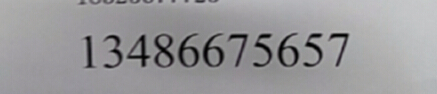
//> input picture text_module/data/digit.jpg, 437 x 94 px
$ ./end_to_end_recognition ../data/digit.jpg   (built with g++ and OpenCV 4)
//> lines starting //> are read from the running program, lines starting //| are printed output that depends on the picture; after the words box and inside, x2 and y2 are one past the last pixel; in counts of white or black regions, pixels touching at a corner belong together
/*
 * textdetection.cpp
 *
 * A demo program of End-to-end Scene Text Detection and Recognition:
 * Shows the use of the Tesseract OCR API with the Extremal Region Filter algorithm described in:
 * Neumann L., Matas J.: Real-Time Scene Text Localization and Recognition, CVPR 2012
 *
 * Created on: Jul 31, 2014
 *     Author: Lluis Gomez i Bigorda <lgomez AT cvc.uab.es>
 */

#include "opencv2/text.hpp"
#include "opencv2/core/utility.hpp"
#include "opencv2/highgui.hpp"
#include "opencv2/imgproc.hpp"

#include <iostream>

using namespace std;
using namespace cv;
using namespace cv::text;

//Calculate edit distance between two words
size_t edit_distance(const string& A, const string& B);
size_t min(size_t x, size_t y, size_t z);
bool   isRepetitive(const string& s);
bool   sort_by_lenght(const string &a, const string &b);
//Draw ER's in an image via floodFill
void   er_draw(vector<Mat> &channels, vector<vector<ERStat> > &regions, vector<Vec2i> group, Mat& segmentation);

//Perform text detection and recognition and evaluate results using edit distance
int main(int argc, char* argv[])
{
    cout << endl << argv[0] << endl << endl;
    cout << "A demo program of End-to-end Scene Text Detection and Recognition: " << endl;
    cout << "Shows the use of the Tesseract OCR API with the Extremal Region Filter algorithm described in:" << endl;
    cout << "Neumann L., Matas J.: Real-Time Scene Text Localization and Recognition, CVPR 2012" << endl << endl;

    Mat image;
    if(argc>1)
        image  = imread(argv[1]);
//> image is the input picture: 94 rows x 437 cols, CV_8UC3; mean B, G, R 154, 152, 152.8
    else
    {
        cout << "    Usage: " << argv[0] << " <input_image> [<gt_word1> ... <gt_wordN>]" << endl;
        return(0);
    }

    cout << "IMG_W=" << image.cols << endl;
//| IMG_W=437
    cout << "IMG_H=" << image.rows << endl;
//| IMG_H=94

    /*Text Detection*/

    // Extract channels to be processed individually
    vector<Mat> channels;

    Mat grey;
    cvtColor(image,grey,COLOR_RGB2GRAY);

    // Notice here we are only using grey channel, see textdetection.cpp for example with more channels
    channels.push_back(grey);
    channels.push_back(255-grey);
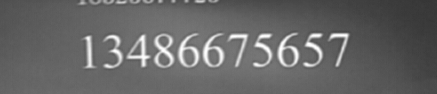
//> channels[1]: 94 rows x 437 cols, CV_8UC1; min 53, max 255, mean 102.3

    double t_d = (double)getTickCount();
    // Create ERFilter objects with the 1st and 2nd stage default classifiers
    Ptr<ERFilter> er_filter1 = createERFilterNM1(loadClassifierNM1("../data/trained_classifierNM1.xml"),8,0.00015f,0.13f,0.2f,true,0.1f);
    Ptr<ERFilter> er_filter2 = createERFilterNM2(loadClassifierNM2("../data/trained_classifierNM2.xml"),0.5);

    vector<vector<ERStat> > regions(channels.size());
//> regions = 2 items
    // Apply the default cascade classifier to each independent channel (could be done in parallel)
    for (int c=0; c<(int)channels.size(); c++)
    {
        er_filter1->run(channels[c], regions[c]);
        er_filter2->run(channels[c], regions[c]);
    }
//> this loop made 2 passes
    cout << "TIME_REGION_DETECTION = " << ((double)getTickCount() - t_d)*1000/getTickFrequency() << endl;

    Mat out_img_decomposition= Mat::zeros(image.rows+2, image.cols+2, CV_8UC1);
    vector<Vec2i> tmp_group;
    for (int i=0; i<(int)regions.size(); i++)
    {
        for (int j=0; j<(int)regions[i].size();j++)
        {
            tmp_group.push_back(Vec2i(i,j));
        }
        Mat tmp= Mat::zeros(image.rows+2, image.cols+2, CV_8UC1);
        er_draw(channels, regions, tmp_group, tmp);
        if (i > 0)
            tmp = tmp / 2;
        out_img_decomposition = out_img_decomposition | tmp;
        tmp_group.clear();
    }
//> this loop made 2 passes
//> pass 2, `er_draw(channels, regions, tmp_group, tmp);`:
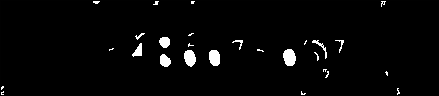
//> tmp: 96 rows x 439 cols, CV_8UC1; min 0, max 255, mean 6.7
//> pass 2, `tmp = tmp / 2;`:
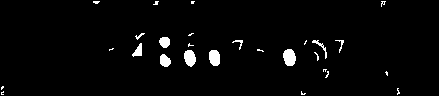
//> tmp: 96 rows x 439 cols, CV_8UC1; values 0 (black) and 128 (white), 2.6% white; 27 white regions (17 under 20 px), largest, box (x1, y1, x2, y2) and area: (283, 49, 296, 66) 175, (184, 50, 196, 67) 154, (209, 50, 220, 66) 151
//> pass 2, `out_img_decomposition = out_img_decomposition | tmp;`:
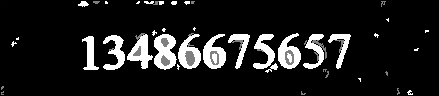
//> out_img_decomposition: 96 rows x 439 cols, CV_8UC1; min 0, max 255, mean 29.1

    double t_g = (double)getTickCount();
    // Detect character groups
    vector< vector<Vec2i> > nm_region_groups;
    vector<Rect> nm_boxes;
    erGrouping(image, channels, regions, nm_region_groups, nm_boxes,ERGROUPING_ORIENTATION_HORIZ);
//> nm_region_groups = 4 items; nm_boxes = 4 Rects (x, y, width, height): [135, 0, 55, 5], [81, 32, 270, 38], [282, 39, 62, 27], [159, 49, 61, 18]
    cout << "TIME_GROUPING = " << ((double)getTickCount() - t_g)*1000/getTickFrequency() << endl;


    /*Text Recognition (OCR)*/

    double t_r = (double)getTickCount();
    Ptr<OCRTesseract> ocr = OCRTesseract::create();
    cout << "TIME_OCR_INITIALIZATION = " << ((double)getTickCount() - t_r)*1000/getTickFrequency() << endl;
    string output;

    Mat out_img;
    Mat out_img_detection;
    Mat out_img_segmentation = Mat::zeros(image.rows+2, image.cols+2, CV_8UC1);
    image.copyTo(out_img);
    image.copyTo(out_img_detection);
    float scale_img  = 600.f/image.rows;
//> scale_img = 6.38
    float scale_font = (float)(2-scale_img)/1.4f;
//> scale_font = -3.13
    vector<string> words_detection;

    t_r = (double)getTickCount();

    for (int i=0; i<(int)nm_boxes.size(); i++)
    {

        rectangle(out_img_detection, nm_boxes[i].tl(), nm_boxes[i].br(), Scalar(0,255,255), 3);

        Mat group_img = Mat::zeros(image.rows+2, image.cols+2, CV_8UC1);
        er_draw(channels, regions, nm_region_groups[i], group_img);
        Mat group_segmentation;
        group_img.copyTo(group_segmentation);
        //image(nm_boxes[i]).copyTo(group_img);
        group_img(nm_boxes[i]).copyTo(group_img);
        copyMakeBorder(group_img,group_img,15,15,15,15,BORDER_CONSTANT,Scalar(0));

        vector<Rect>   boxes;
        vector<string> words;
        vector<float>  confidences;
        ocr->run(group_img, output, &boxes, &words, &confidences, OCR_LEVEL_WORD);

        output.erase(remove(output.begin(), output.end(), '\n'), output.end());
        //cout << "OCR output = \"" << output << "\" lenght = " << output.size() << endl;
        if (output.size() < 3)
            continue;

        for (int j=0; j<(int)boxes.size(); j++)
        {
            boxes[j].x += nm_boxes[i].x-15;
            boxes[j].y += nm_boxes[i].y-15;

            //cout << "  word = " << words[j] << "\t confidence = " << confidences[j] << endl;
            if ((words[j].size() < 2) || (confidences[j] < 51) ||
                    ((words[j].size()==2) && (words[j][0] == words[j][1])) ||
                    ((words[j].size()< 4) && (confidences[j] < 60)) ||
                    isRepetitive(words[j]))
                continue;
            words_detection.push_back(words[j]);
            rectangle(out_img, boxes[j].tl(), boxes[j].br(), Scalar(255,0,255),3);
            Size word_size = getTextSize(words[j], FONT_HERSHEY_SIMPLEX, (double)scale_font, (int)(3*scale_font), NULL);
            rectangle(out_img, boxes[j].tl()-Point(3,word_size.height+3), boxes[j].tl()+Point(word_size.width,0), Scalar(255,0,255),-1);
            putText(out_img, words[j], boxes[j].tl()-Point(1,1), FONT_HERSHEY_SIMPLEX, scale_font, Scalar(255,255,255),(int)(3*scale_font));
            out_img_segmentation = out_img_segmentation | group_segmentation;
        }

    }
//> this loop made 4 passes
//> pass 1, `copyMakeBorder(group_img,group_img,15,15,15,15,BORDER_CONSTANT,Scalar(..`:
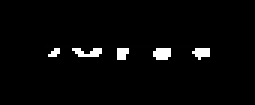
//> group_img: 35 rows x 85 cols, CV_8UC1 (shown 3 times larger); min 0, max 255, mean 6.9
//> pass 2, `group_img(nm_boxes[i]).copyTo(group_img);`:
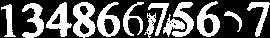
//> group_img: 38 rows x 270 cols, CV_8UC1; 37.6% white; 13 white regions, largest, box (x1, y1, x2, y2) and area: (73, 2, 96, 38) 517, (197, 1, 220, 37) 415, (46, 2, 72, 37) 408
//> after the loop:
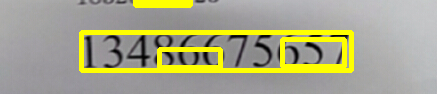
//> out_img_detection: 94 rows x 437 cols, CV_8UC3; 12.19% of pixels changed, all inside (x1, y1, x2, y2) = (79, 0, 354, 73)
//> after the loop: out_img_segmentation: 96 rows x 439 cols, CV_8UC1; every value is 0
//> after the loop, words_detection = 0 items

    cout << "TIME_OCR = " << ((double)getTickCount() - t_r)*1000/getTickFrequency() << endl;


    /* Recognition evaluation with (approximate) hungarian matching and edit distances */

    if(argc>2)
    {
        int num_gt_characters   = 0;
        vector<string> words_gt;
        for (int i=2; i<argc; i++)
        {
            string s = string(argv[i]);
            if (s.size() > 0)
            {
                words_gt.push_back(string(argv[i]));
                //cout << " GT word " << words_gt[words_gt.size()-1] << endl;
                num_gt_characters += (int)(words_gt[words_gt.size()-1].size());
            }
        }

        if (words_detection.empty())
        {
            //cout << endl << "number of characters in gt = " << num_gt_characters << endl;
            cout << "TOTAL_EDIT_DISTANCE = " << num_gt_characters << endl;
            cout << "EDIT_DISTANCE_RATIO = 1" << endl;
        }
        else
        {

            sort(words_gt.begin(),words_gt.end(),sort_by_lenght);

            int max_dist=0;
            vector< vector<int> > assignment_mat;
            for (int i=0; i<(int)words_gt.size(); i++)
            {
                vector<int> assignment_row(words_detection.size(),0);
                assignment_mat.push_back(assignment_row);
                for (int j=0; j<(int)words_detection.size(); j++)
                {
                    assignment_mat[i][j] = (int)(edit_distance(words_gt[i],words_detection[j]));
                    max_dist = max(max_dist,assignment_mat[i][j]);
                }
            }

            vector<int> words_detection_matched;

            int total_edit_distance = 0;
            int tp=0, fp=0, fn=0;
            for (int search_dist=0; search_dist<=max_dist; search_dist++)
            {
                for (int i=0; i<(int)assignment_mat.size(); i++)
                {
                    int min_dist_idx =  (int)distance(assignment_mat[i].begin(),
                                        min_element(assignment_mat[i].begin(),assignment_mat[i].end()));
                    if (assignment_mat[i][min_dist_idx] == search_dist)
                    {
                        //cout << " GT word \"" << words_gt[i] << "\" best match \"" << words_detection[min_dist_idx] << "\" with dist " << assignment_mat[i][min_dist_idx] << endl;
                        if(search_dist == 0)
                            tp++;
                        else { fp++; fn++; }

                        total_edit_distance += assignment_mat[i][min_dist_idx];
                        words_detection_matched.push_back(min_dist_idx);
                        words_gt.erase(words_gt.begin()+i);
                        assignment_mat.erase(assignment_mat.begin()+i);
                        for (int j=0; j<(int)assignment_mat.size(); j++)
                        {
                            assignment_mat[j][min_dist_idx]=INT_MAX;
                        }
                        i--;
                    }
                }
            }

            for (int j=0; j<(int)words_gt.size(); j++)
            {
                //cout << " GT word \"" << words_gt[j] << "\" no match found" << endl;
                fn++;
                total_edit_distance += (int)words_gt[j].size();
            }
            for (int j=0; j<(int)words_detection.size(); j++)
            {
                if (find(words_detection_matched.begin(),words_detection_matched.end(),j) == words_detection_matched.end())
                {
                    cout << " Detection word \"" << words_detection[j] << "\" no match found" << endl;
                    fp++;
                    total_edit_distance += (int)words_detection[j].size();
                }
            }


            //cout << endl << "number of characters in gt = " << num_gt_characters << endl;
            cout << "TOTAL_EDIT_DISTANCE = " << total_edit_distance << endl;
            cout << "EDIT_DISTANCE_RATIO = " << (float)total_edit_distance / num_gt_characters << endl;
            cout << "TP = " << tp << endl;
            cout << "FP = " << fp << endl;
            cout << "FN = " << fn << endl;
        }
    }


    // [4 lines of commented-out code are left out]
    namedWindow("recognition",WINDOW_NORMAL);
    imshow("recognition", out_img);
    waitKey(0);
    //imwrite("recognition.jpg", out_img);
    //imwrite("segmentation.jpg", out_img_segmentation);
    //imwrite("decomposition.jpg", out_img_decomposition);

    return 0;
}

// [46 lines left out: functions min, edit_distance, isRepetitive, not called in this run]


void er_draw(vector<Mat> &channels, vector<vector<ERStat> > &regions, vector<Vec2i> group, Mat& segmentation)
{
    for (int r=0; r<(int)group.size(); r++)
    {
        ERStat er = regions[group[r][0]][group[r][1]];
        if (er.parent != NULL) // deprecate the root region
        {
            int newMaskVal = 255;
            int flags = 4 + (newMaskVal << 8) + FLOODFILL_FIXED_RANGE + FLOODFILL_MASK_ONLY;
            floodFill(channels[group[r][0]],segmentation,Point(er.pixel%channels[group[r][0]].cols,er.pixel/channels[group[r][0]].cols),
                      Scalar(255),0,Scalar(er.level),Scalar(0),flags);
        }
    }
}

bool   sort_by_lenght(const string &a, const string &b){return (a.size()>b.size());}
